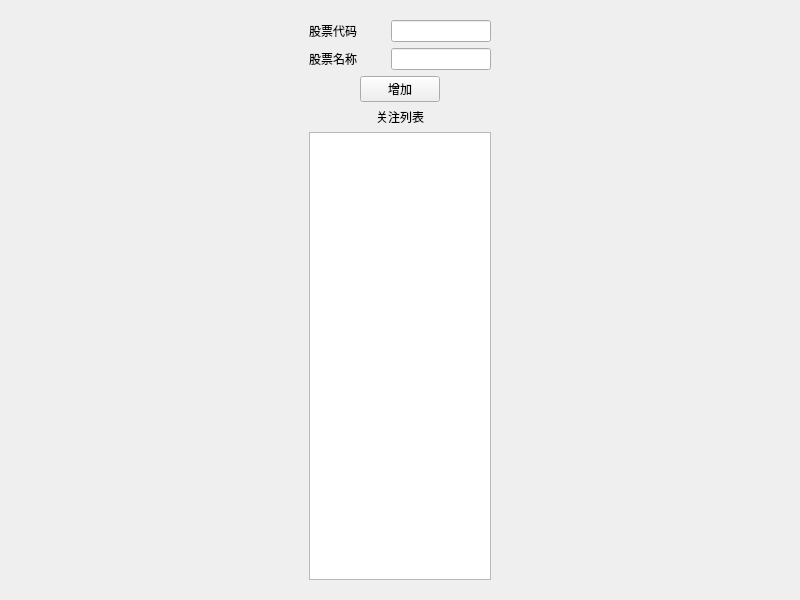
<?xml version="1.0" encoding="UTF-8"?>
<ui version="4.0">
 <class>Widget</class>
 <widget class="QWidget" name="Widget">
  <property name="geometry">
   <rect>
    <x>0</x>
    <y>0</y>
    <width>800</width>
    <height>600</height>
   </rect>
  </property>
  <property name="windowTitle">
   <string>Widget</string>
  </property>
  <layout class="QVBoxLayout" name="verticalLayout_4">
   <item>
    <layout class="QHBoxLayout" name="horizontalLayout_3" stretch="0">
     <item>
      <widget class="QWidget" name="leftPanel" native="true">
       <property name="maximumSize">
        <size>
         <width>200</width>
         <height>16777215</height>
        </size>
       </property>
       <layout class="QVBoxLayout" name="verticalLayout_3">
        <item>
         <layout class="QVBoxLayout" name="verticalLayout_2">
          <item>
           <layout class="QHBoxLayout" name="horizontalLayout">
            <item>
             <widget class="QLabel" name="label_2">
              <property name="text">
               <string>股票代码</string>
              </property>
             </widget>
            </item>
            <item>
             <widget class="QLineEdit" name="code">
              <property name="maximumSize">
               <size>
                <width>100</width>
                <height>16777215</height>
               </size>
              </property>
             </widget>
            </item>
           </layout>
          </item>
          <item>
           <layout class="QHBoxLayout" name="horizontalLayout_2">
            <item>
             <widget class="QLabel" name="label_3">
              <property name="text">
               <string>股票名称</string>
              </property>
             </widget>
            </item>
            <item>
             <widget class="QLineEdit" name="name">
              <property name="maximumSize">
               <size>
                <width>100</width>
                <height>16777215</height>
               </size>
              </property>
             </widget>
            </item>
           </layout>
          </item>
          <item alignment="Qt::AlignmentFlag::AlignHCenter">
           <widget class="QPushButton" name="pushButton">
            <property name="maximumSize">
             <size>
              <width>120</width>
              <height>16777215</height>
             </size>
            </property>
            <property name="text">
             <string>增加</string>
            </property>
           </widget>
          </item>
         </layout>
        </item>
        <item>
         <layout class="QVBoxLayout" name="verticalLayout">
          <item alignment="Qt::AlignmentFlag::AlignHCenter">
           <widget class="QLabel" name="label">
            <property name="text">
             <string>关注列表</string>
            </property>
           </widget>
          </item>
          <item>
           <widget class="QListWidget" name="listWidget">
            <property name="maximumSize">
             <size>
              <width>16777215</width>
              <height>16777215</height>
             </size>
            </property>
           </widget>
          </item>
         </layout>
        </item>
       </layout>
      </widget>
     </item>
    </layout>
   </item>
  </layout>
 </widget>
 <resources/>
 <connections/>
</ui>
